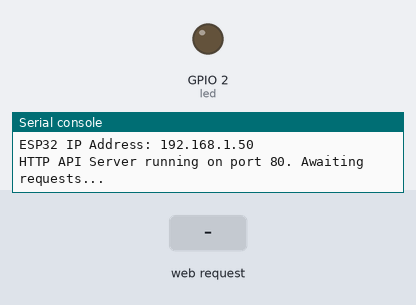
This program was run on a simulated ESP32 board running MicroPython. Parts: output pins drawn as LEDs (lit = HIGH), the last lines printed to the serial console. The test bench sets the inputs (shaded band). WiFi joins after 1.5 s.

Above: at 2.7 s.
2.8 s: HTTP request GET /led/on received
At 3.8 s:
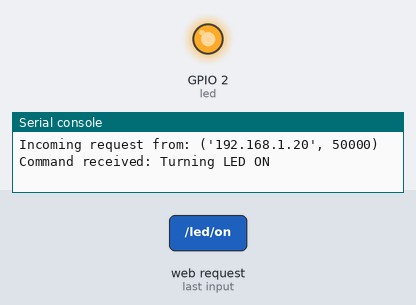
4.3 s: HTTP request GET /led/off received
At 5.0 s:
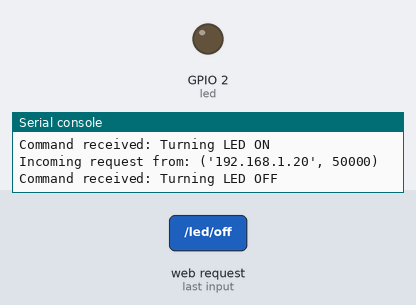
Timing chart, 0 to 7.3 s (numbered marks = the images above; inputs shaded):
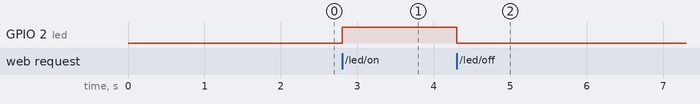

The program:

ImageDetector_1.py
```python
import network
import socket
from machine import Pin
import time

# Define the LED pin (Built-in LED on GPIO 2 for most ESP32 boards)
led = Pin(2, Pin.OUT)
led.value(0)  # Initially turn OFF the LED

# WiFi Network Configuration
WIFI_SSID = "YOUR_WIFI_NAME"
WIFI_PASSWORD = "YOUR_WIFI_PASSWORD"

# WiFi Network Configuration
WIFI_SSID = "Herman2.4G"
WIFI_PASSWORD = "gal12asd"

# Connect to Local WiFi Network
wlan = network.WLAN(network.STA_IF)
wlan.active(True)
wlan.connect(WIFI_SSID, WIFI_PASSWORD)

print("Connecting to WiFi network...")
while not wlan.isconnected():
    time.sleep(0.5)
    print("Waiting for connection...")

print("Connected to WiFi successfully!")
print("ESP32 IP Address:", wlan.ifconfig()[0])

# Initialize HTTP Web Server Socket
server_socket = socket.socket(socket.AF_INET, socket.SOCK_STREAM)
server_socket.bind(('', 80))
server_socket.listen(5)

print("HTTP API Server running on port 80. Awaiting requests...")

while True:
    client_socket, client_address = server_socket.accept()
    print("Incoming request from:", client_address)

    request = client_socket.recv(1024).decode('utf-8')

    # Process API endpoints
    if "GET /led/on" in request:
        led.value(1)
        print("Command received: Turning LED ON")
        response_body = "LED status: ON"
    elif "GET /led/off" in request:
        led.value(0)
        print("Command received: Turning LED OFF")
        response_body = "LED status: OFF"
    else:
        response_body = "ESP32 API Server Ready"

    # Send standard HTTP response header and body
    http_response = (
        "HTTP/1.1 200 OK\r\n"
        "Content-Type: text/plain\r\n"
        "Connection: close\r\n\r\n" + response_body
    )

    client_socket.sendall(http_response.encode('utf-8'))
    client_socket.close()
```

Measured:
- after the input at 2.8 s, GPIO 2 (led): LOW → HIGH at once
- after the input at 4.3 s, GPIO 2 (led): HIGH → LOW at once
